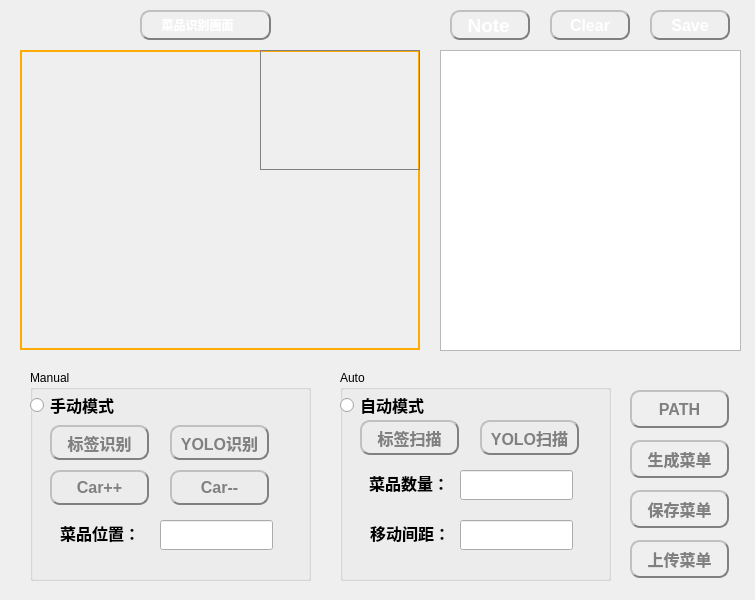
<?xml version="1.0" encoding="UTF-8"?>
<ui version="4.0">
 <class>Menu_Form</class>
 <widget class="QWidget" name="Menu_Form">
  <property name="geometry">
   <rect>
    <x>0</x>
    <y>0</y>
    <width>755</width>
    <height>600</height>
   </rect>
  </property>
  <property name="windowTitle">
   <string>Form</string>
  </property>
  <widget class="QTextBrowser" name="menu_message_text">
   <property name="geometry">
    <rect>
     <x>440</x>
     <y>50</y>
     <width>301</width>
     <height>301</height>
    </rect>
   </property>
  </widget>
  <widget class="QLabel" name="menu_label">
   <property name="geometry">
    <rect>
     <x>20</x>
     <y>50</y>
     <width>400</width>
     <height>300</height>
    </rect>
   </property>
   <property name="styleSheet">
    <string notr="true">border-width: 2px;border-style: solid;border-color: rgb(255, 170, 0);</string>
   </property>
   <property name="text">
    <string/>
   </property>
  </widget>
  <widget class="QLabel" name="label">
   <property name="geometry">
    <rect>
     <x>140</x>
     <y>10</y>
     <width>131</width>
     <height>30</height>
    </rect>
   </property>
   <property name="font">
    <font>
     <weight>75</weight>
     <bold>true</bold>
    </font>
   </property>
   <property name="layoutDirection">
    <enum>Qt::LeftToRight</enum>
   </property>
   <property name="styleSheet">
    <string notr="true">color:white;border-radius: 10px; border: 2px groove gray;border-style: outset;</string>
   </property>
   <property name="text">
    <string>     菜品识别画面</string>
   </property>
  </widget>
  <widget class="QLabel" name="label_2">
   <property name="geometry">
    <rect>
     <x>450</x>
     <y>10</y>
     <width>80</width>
     <height>30</height>
    </rect>
   </property>
   <property name="font">
    <font>
     <pointsize>14</pointsize>
     <weight>75</weight>
     <bold>true</bold>
    </font>
   </property>
   <property name="layoutDirection">
    <enum>Qt::LeftToRight</enum>
   </property>
   <property name="styleSheet">
    <string notr="true">color:white;border-radius: 10px; border: 2px groove gray;border-style: outset;</string>
   </property>
   <property name="text">
    <string>  Note</string>
   </property>
  </widget>
  <widget class="QPushButton" name="clear_menu_txt">
   <property name="geometry">
    <rect>
     <x>550</x>
     <y>10</y>
     <width>80</width>
     <height>30</height>
    </rect>
   </property>
   <property name="font">
    <font>
     <pointsize>12</pointsize>
     <weight>75</weight>
     <bold>true</bold>
    </font>
   </property>
   <property name="styleSheet">
    <string notr="true">color:white;border-radius: 10px; border: 2px groove gray;border-style: outset;</string>
   </property>
   <property name="text">
    <string>Clear</string>
   </property>
  </widget>
  <widget class="QPushButton" name="save_menu_txt">
   <property name="geometry">
    <rect>
     <x>650</x>
     <y>10</y>
     <width>80</width>
     <height>30</height>
    </rect>
   </property>
   <property name="font">
    <font>
     <pointsize>12</pointsize>
     <weight>75</weight>
     <bold>true</bold>
    </font>
   </property>
   <property name="styleSheet">
    <string notr="true">color:white;border-radius: 10px; border: 2px groove gray;border-style: outset;</string>
   </property>
   <property name="text">
    <string>Save</string>
   </property>
  </widget>
  <widget class="QPushButton" name="generate_menu_button">
   <property name="geometry">
    <rect>
     <x>630</x>
     <y>440</y>
     <width>99</width>
     <height>38</height>
    </rect>
   </property>
   <property name="font">
    <font>
     <pointsize>12</pointsize>
     <weight>75</weight>
     <bold>true</bold>
    </font>
   </property>
   <property name="styleSheet">
    <string notr="true">color:gray;border-radius: 10px; border: 2px groove gray;border-style: outset;</string>
   </property>
   <property name="text">
    <string>生成菜单</string>
   </property>
   <property name="iconSize">
    <size>
     <width>16</width>
     <height>16</height>
    </size>
   </property>
   <property name="checkable">
    <bool>false</bool>
   </property>
  </widget>
  <widget class="QGroupBox" name="groupBox">
   <property name="geometry">
    <rect>
     <x>340</x>
     <y>370</y>
     <width>271</width>
     <height>211</height>
    </rect>
   </property>
   <property name="title">
    <string>Auto</string>
   </property>
   <widget class="QRadioButton" name="auto_mode">
    <property name="geometry">
     <rect>
      <x>0</x>
      <y>20</y>
      <width>91</width>
      <height>30</height>
     </rect>
    </property>
    <property name="font">
     <font>
      <pointsize>12</pointsize>
      <weight>75</weight>
      <bold>true</bold>
     </font>
    </property>
    <property name="text">
     <string>自动模式</string>
    </property>
   </widget>
   <widget class="QLabel" name="label_4">
    <property name="geometry">
     <rect>
      <x>30</x>
      <y>150</y>
      <width>81</width>
      <height>25</height>
     </rect>
    </property>
    <property name="font">
     <font>
      <family>Ubuntu</family>
      <pointsize>12</pointsize>
      <weight>75</weight>
      <italic>false</italic>
      <bold>true</bold>
     </font>
    </property>
    <property name="text">
     <string>移动间距：</string>
    </property>
   </widget>
   <widget class="QLabel" name="label_3">
    <property name="geometry">
     <rect>
      <x>29</x>
      <y>100</y>
      <width>81</width>
      <height>25</height>
     </rect>
    </property>
    <property name="font">
     <font>
      <family>Ubuntu</family>
      <pointsize>12</pointsize>
      <weight>75</weight>
      <italic>false</italic>
      <bold>true</bold>
     </font>
    </property>
    <property name="text">
     <string>菜品数量：</string>
    </property>
   </widget>
   <widget class="QLineEdit" name="move_frequency_input">
    <property name="geometry">
     <rect>
      <x>120</x>
      <y>100</y>
      <width>113</width>
      <height>30</height>
     </rect>
    </property>
   </widget>
   <widget class="QLineEdit" name="move_interval_input">
    <property name="geometry">
     <rect>
      <x>120</x>
      <y>150</y>
      <width>113</width>
      <height>30</height>
     </rect>
    </property>
   </widget>
   <widget class="QPushButton" name="start_scan_button">
    <property name="geometry">
     <rect>
      <x>140</x>
      <y>50</y>
      <width>99</width>
      <height>35</height>
     </rect>
    </property>
    <property name="font">
     <font>
      <pointsize>12</pointsize>
      <weight>75</weight>
      <italic>false</italic>
      <bold>true</bold>
     </font>
    </property>
    <property name="styleSheet">
     <string notr="true">color:gray;border-radius: 10px; border: 2px groove gray;border-style: outset;</string>
    </property>
    <property name="text">
     <string>YOLO扫描</string>
    </property>
    <property name="iconSize">
     <size>
      <width>16</width>
      <height>16</height>
     </size>
    </property>
    <property name="checkable">
     <bool>false</bool>
    </property>
   </widget>
   <widget class="QPushButton" name="start_scan_label_button">
    <property name="geometry">
     <rect>
      <x>20</x>
      <y>50</y>
      <width>99</width>
      <height>35</height>
     </rect>
    </property>
    <property name="font">
     <font>
      <pointsize>12</pointsize>
      <weight>75</weight>
      <italic>false</italic>
      <bold>true</bold>
     </font>
    </property>
    <property name="styleSheet">
     <string notr="true">color:gray;border-radius: 10px; border: 2px groove gray;border-style: outset;</string>
    </property>
    <property name="text">
     <string>标签扫描</string>
    </property>
    <property name="iconSize">
     <size>
      <width>16</width>
      <height>16</height>
     </size>
    </property>
    <property name="checkable">
     <bool>false</bool>
    </property>
   </widget>
  </widget>
  <widget class="QGroupBox" name="groupBox_2">
   <property name="geometry">
    <rect>
     <x>30</x>
     <y>370</y>
     <width>281</width>
     <height>211</height>
    </rect>
   </property>
   <property name="title">
    <string>Manual</string>
   </property>
   <widget class="QRadioButton" name="manual_mode">
    <property name="geometry">
     <rect>
      <x>0</x>
      <y>20</y>
      <width>91</width>
      <height>30</height>
     </rect>
    </property>
    <property name="font">
     <font>
      <pointsize>12</pointsize>
      <weight>75</weight>
      <bold>true</bold>
     </font>
    </property>
    <property name="text">
     <string>手动模式</string>
    </property>
   </widget>
   <widget class="Car_Forward_button" name="car_forward_copy">
    <property name="geometry">
     <rect>
      <x>20</x>
      <y>100</y>
      <width>99</width>
      <height>35</height>
     </rect>
    </property>
    <property name="font">
     <font>
      <pointsize>12</pointsize>
      <weight>75</weight>
      <bold>true</bold>
     </font>
    </property>
    <property name="styleSheet">
     <string notr="true">color:gray;border-radius: 10px; border: 2px groove gray;border-style: outset;</string>
    </property>
    <property name="text">
     <string>Car++</string>
    </property>
   </widget>
   <widget class="Car_Backward_button" name="car_back_copy">
    <property name="geometry">
     <rect>
      <x>140</x>
      <y>100</y>
      <width>99</width>
      <height>35</height>
     </rect>
    </property>
    <property name="font">
     <font>
      <pointsize>12</pointsize>
      <weight>75</weight>
      <bold>true</bold>
     </font>
    </property>
    <property name="styleSheet">
     <string notr="true">color:gray;border-radius: 10px; border: 2px groove gray;border-style: outset;</string>
    </property>
    <property name="text">
     <string>Car--</string>
    </property>
   </widget>
   <widget class="QPushButton" name="reco_dish_button">
    <property name="geometry">
     <rect>
      <x>140</x>
      <y>55</y>
      <width>99</width>
      <height>35</height>
     </rect>
    </property>
    <property name="font">
     <font>
      <pointsize>12</pointsize>
      <weight>75</weight>
      <bold>true</bold>
     </font>
    </property>
    <property name="styleSheet">
     <string notr="true">color:gray;border-radius: 10px; border: 2px groove gray;border-style: outset;</string>
    </property>
    <property name="text">
     <string>YOLO识别</string>
    </property>
    <property name="iconSize">
     <size>
      <width>16</width>
      <height>16</height>
     </size>
    </property>
    <property name="checkable">
     <bool>false</bool>
    </property>
   </widget>
   <widget class="QLabel" name="label_5">
    <property name="geometry">
     <rect>
      <x>30</x>
      <y>150</y>
      <width>81</width>
      <height>25</height>
     </rect>
    </property>
    <property name="font">
     <font>
      <family>Ubuntu</family>
      <pointsize>12</pointsize>
      <weight>75</weight>
      <italic>false</italic>
      <bold>true</bold>
     </font>
    </property>
    <property name="text">
     <string>菜品位置：</string>
    </property>
   </widget>
   <widget class="QLineEdit" name="dish_location_input">
    <property name="geometry">
     <rect>
      <x>130</x>
      <y>150</y>
      <width>113</width>
      <height>30</height>
     </rect>
    </property>
   </widget>
   <widget class="QPushButton" name="reco_number_button">
    <property name="geometry">
     <rect>
      <x>20</x>
      <y>55</y>
      <width>99</width>
      <height>35</height>
     </rect>
    </property>
    <property name="font">
     <font>
      <pointsize>12</pointsize>
      <weight>75</weight>
      <bold>true</bold>
     </font>
    </property>
    <property name="styleSheet">
     <string notr="true">color:gray;border-radius: 10px; border: 2px groove gray;border-style: outset;</string>
    </property>
    <property name="text">
     <string>标签识别</string>
    </property>
    <property name="iconSize">
     <size>
      <width>16</width>
      <height>16</height>
     </size>
    </property>
    <property name="checkable">
     <bool>false</bool>
    </property>
   </widget>
  </widget>
  <widget class="QPushButton" name="save_menu_button">
   <property name="geometry">
    <rect>
     <x>630</x>
     <y>490</y>
     <width>99</width>
     <height>38</height>
    </rect>
   </property>
   <property name="font">
    <font>
     <pointsize>12</pointsize>
     <weight>75</weight>
     <bold>true</bold>
    </font>
   </property>
   <property name="styleSheet">
    <string notr="true">color:gray;border-radius: 10px; border: 2px groove gray;border-style: outset;</string>
   </property>
   <property name="text">
    <string>保存菜单</string>
   </property>
   <property name="iconSize">
    <size>
     <width>16</width>
     <height>16</height>
    </size>
   </property>
   <property name="checkable">
    <bool>false</bool>
   </property>
  </widget>
  <widget class="QPushButton" name="upload_menu_button">
   <property name="geometry">
    <rect>
     <x>630</x>
     <y>540</y>
     <width>99</width>
     <height>38</height>
    </rect>
   </property>
   <property name="font">
    <font>
     <pointsize>12</pointsize>
     <weight>75</weight>
     <bold>true</bold>
    </font>
   </property>
   <property name="styleSheet">
    <string notr="true">color:gray;border-radius: 10px; border: 2px groove gray;border-style: outset;</string>
   </property>
   <property name="text">
    <string>上传菜单</string>
   </property>
   <property name="iconSize">
    <size>
     <width>16</width>
     <height>16</height>
    </size>
   </property>
   <property name="checkable">
    <bool>false</bool>
   </property>
  </widget>
  <widget class="MyLabel" name="dish_reco_result_label">
   <property name="geometry">
    <rect>
     <x>260</x>
     <y>50</y>
     <width>160</width>
     <height>120</height>
    </rect>
   </property>
   <property name="styleSheet">
    <string notr="true">border-width: 1px;border-style: solid;border-color: gray;</string>
   </property>
   <property name="text">
    <string/>
   </property>
  </widget>
  <widget class="QPushButton" name="save_menu_path_button">
   <property name="geometry">
    <rect>
     <x>630</x>
     <y>390</y>
     <width>99</width>
     <height>38</height>
    </rect>
   </property>
   <property name="font">
    <font>
     <pointsize>12</pointsize>
     <weight>75</weight>
     <bold>true</bold>
    </font>
   </property>
   <property name="styleSheet">
    <string notr="true">color:gray;border-radius: 10px; border: 2px groove gray;border-style: outset;</string>
   </property>
   <property name="text">
    <string>PATH</string>
   </property>
   <property name="iconSize">
    <size>
     <width>16</width>
     <height>16</height>
    </size>
   </property>
   <property name="checkable">
    <bool>false</bool>
   </property>
  </widget>
 </widget>
 <customwidgets>
  <customwidget>
   <class>Car_Forward_button</class>
   <extends>QPushButton</extends>
   <header>Custom_Control</header>
  </customwidget>
  <customwidget>
   <class>Car_Backward_button</class>
   <extends>QPushButton</extends>
   <header>Custom_Control</header>
  </customwidget>
  <customwidget>
   <class>MyLabel</class>
   <extends>QLabel</extends>
   <header>Custom_Control</header>
  </customwidget>
 </customwidgets>
 <resources/>
 <connections/>
</ui>
